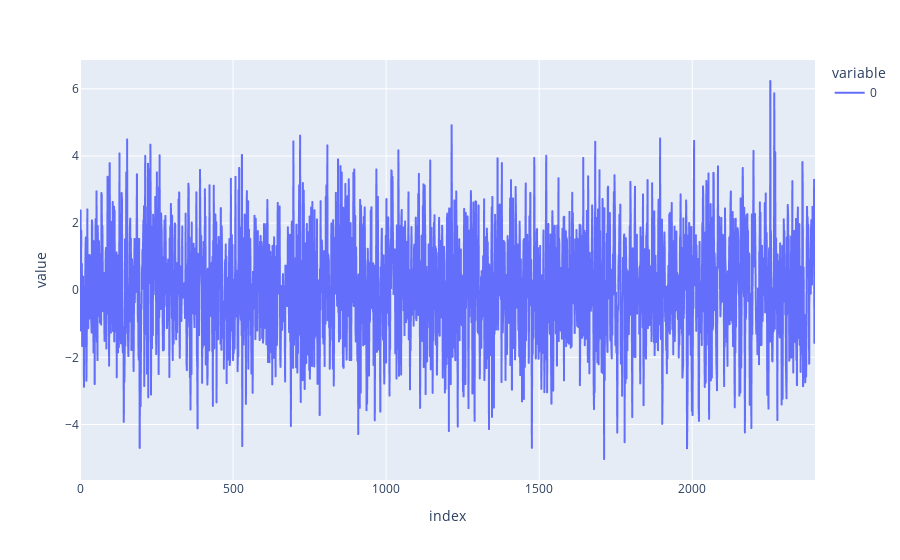

The notebook cell saved with this chart:
### Code cell
px.line(X_train.values[3][:2402])

### Figure 1 — Plotly figure (JSON) as saved in the notebook; plotly's stock layout.template omitted (floating-point values rounded to 4 significant figures; data arrays with more than 128 entries replaced by an {"elided": "..."} marker saying what was removed)
{"data": [{"hovertemplate": "variable=0<br>index=%{x}<br>value=%{y}<extra></extra>", "legendgroup": "0", "line": {"color": "#636efa", "dash": "solid"}, "marker": {"symbol": "circle"}, "mode": "lines", "name": "0", "showlegend": true, "type": "scattergl", "x": {"elided": "2402 int values"}, "xaxis": "x", "y": {"elided": "2402 float values"}, "yaxis": "y"}], "layout": {"legend": {"title": {"text": "variable"}, "tracegroupgap": 0}, "margin": {"t": 60}, "xaxis": {"anchor": "y", "domain": [0, 1], "title": {"text": "index"}}, "yaxis": {"anchor": "x", "domain": [0, 1], "title": {"text": "value"}}}}
